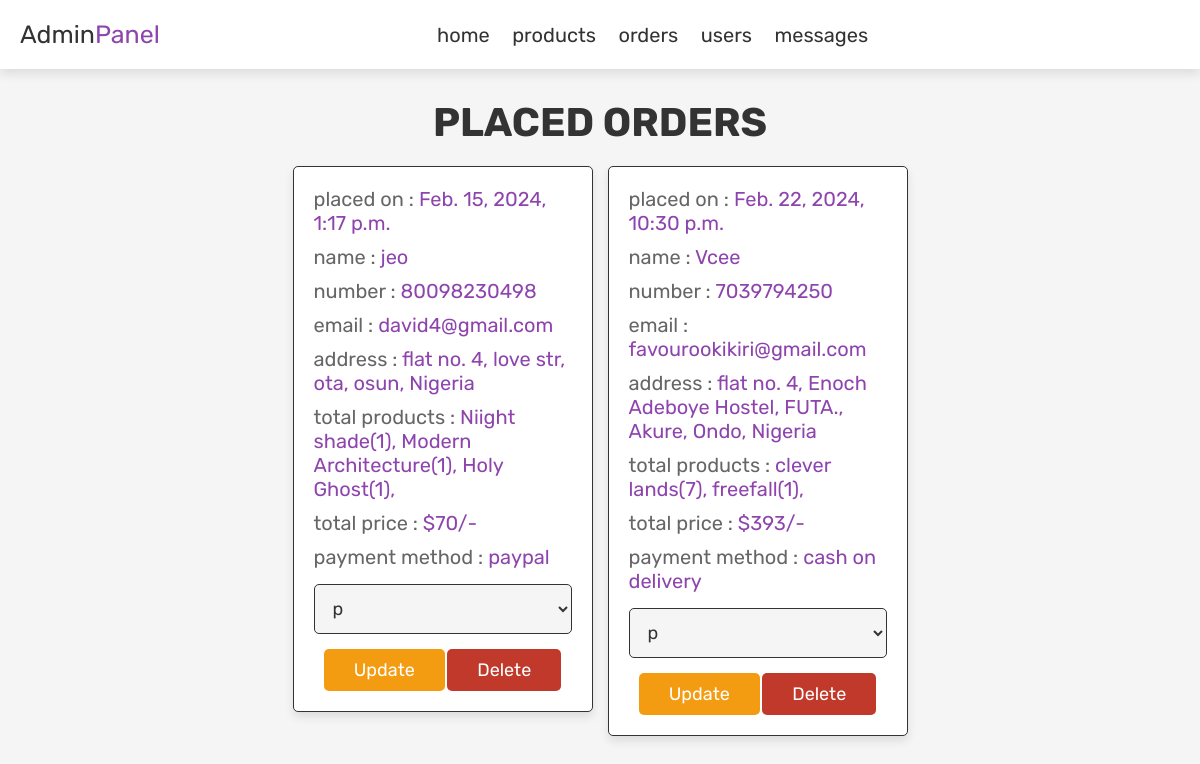
Page /admin_order/ on the committed database.
### homepage/models.py (models this page shows, shortened)
class Order(models.Model):
    ORDER_STATUS_CHOICE = [
        ('p', 'pending'),
        ('c','completed'),
    ]
    profile = models.ForeignKey(Profile, on_delete=models.CASCADE, null=True)
    name = models.CharField(max_length= 230)
    number = models.IntegerField()
    email = models.EmailField()
    method = models.CharField(max_length= 100)
    address = models.CharField(max_length = 300)
    total_product = models.CharField(max_length = 10000)
    total_price = models.IntegerField()
    placed_on = models.DateTimeField(auto_now_add=True, null = True)
    payment_status = models.CharField(max_length=20, choices=ORDER_STATUS_CHOICE, default = 'p')

### adminpanel/views.py (the view, shortened to what this page needs)
# urls.py: path('admin_order/', views.admin_order, name = 'admin order'),
def admin_order(request):
    select_order = Order.objects.all()
    count_order = select_order.count()
    context = {
        'count_order': count_order,
        'select_order': select_order,
    }
    return render(request, 'adminpanel/admin_orders.html',context)

### homepage/templates/adminpanel/admin_orders.html (shortened to what this page needs)
{% load static %}
<!DOCTYPE html>
<html lang="en">
<head>
   <link href="{% static 'fontawesomefree/css/all.min.css' %}" rel="stylesheet" type="text/css">
   <link rel="stylesheet" href="{% static 'css/admin_style.css' %}">
</head>
<body>
{% include 'adminpanel/admin_header.html' %}
<section class="orders">
   <h1 class="title">placed orders</h1>
   <div class="box-container">
      {% if count_order > 0 %}
            {% for order in select_order %}
               <div class="box">
                  <p> placed on : <span>{{order.placed_on}}</span> </p>
                  <p> name : <span>{{order.name}}</span> </p>
                  <p> number : <span>{{order.number}}</span> </p>
                  <p> email : <span>{{order.email}}</span> </p>
                  <p> address : <span>{{order.address}}</span> </p>
                  <p> total products : <span>{{order.total_product}}</span> </p>
                  <p> total price : <span>${{order.total_price}}/-</span> </p>
                  <p> payment method : <span>{{order.method}}</span> </p>
                  <form action="{% url 'admin order' %}" method="post">
                     <select name="update_payment">
                        <option value="" selected disabled>{{order.payment_status}}</option>
                     </select>
                     <input type="submit" value="update" name="update_order" class="option-btn">
                     <a href="{% url 'deleteorder' order.id %}" onclick="return confirm('delete this order?');" class="delete-btn">delete</a>
                  </form>
               </div>
            {% endfor %}
      {% else %}
         <p class="empty">no orders placed yet!</p>
      {% endif %}
   </div>
</section>
</body>
</html>

### homepage/templates/adminpanel/admin_header.html (shortened to what this page needs)
{% load static %}
<header class="header">
   <div class="flex">
      <a href="{% url 'admin page' %}" class="logo">Admin<span>Panel</span></a>
      <nav class="navbar">
         <a href="{% url 'admin page' %}">home</a>
         <a href="{% url "admin products" %}">products</a>
         <a href="{% url 'admin order' %}">orders</a>
         <a href="{% url "admin user" %}">users</a>
         <a href="{% url "admin contact" %}">messages</a>
      </nav>
      <div class="icons">
         <div id="user-btn" class="fas fa-user"></div>
      </div>
   </div>
</header>

### static/css/admin_style.css (style rules this page uses)
:root { --purple:#8e44ad; --red:#c0392b; --orange:#f39c12; --black:#333; --white:#fff; --light-color:#666; --light-white:#ccc; --light-bg:#f5f5f5; --border:.1rem solid var(--black); --box-shadow:0 .5rem 1rem rgba(0,0,0,.1); }
* { font-family: 'Rubik', sans-serif; margin:0; padding:0; box-sizing: border-box; outline: none; border:none; text-decoration: none; transition:all .2s linear; }
html { font-size: 62.5%; overflow-x: hidden; }
body { background-color: var(--light-bg); }
section { padding:3rem 2rem; }
.title { text-align: center; margin-bottom: 2rem; text-transform: uppercase; color:var(--black); font-size: 4rem; }
.btn, .option-btn, .delete-btn, .white-btn { display: inline-block; margin-top: 1rem; padding:1rem 3rem; cursor: pointer; color:var(--white); font-size: 1.8rem; border-radius: .5rem; text-transform: capitalize; }
.option-btn { background-color: var(--orange); }
.delete-btn { background-color: var(--red); }
.header { position: sticky; top:0; left:0; right:0; z-index: 1000; background-color: var(--white); box-shadow: var(--box-shadow); }
.header .flex { display: flex; align-items: center; padding:2rem; justify-content: space-between; position: relative; max-width: 1200px; margin:0 auto; }
.header .flex .logo { font-size: 2.5rem; color:var(--black); }
.header .flex .logo span { color:var(--purple); }
.header .flex .navbar a { margin:0 1rem; font-size: 2rem; color:var(--black); }
.header .flex .icons div { margin-left: 1.5rem; font-size: 2.5rem; cursor: pointer; color:var(--black); }
.orders .box-container { display: grid; grid-template-columns: repeat(auto-fit, 30rem); justify-content: center; gap:1.5rem; max-width: 1200px; margin:0 auto; align-items: flex-start; }
.orders .box-container .box { background-color: var(--white); padding:2rem; border:var(--border); box-shadow: var(--box-shadow); border-radius: .5rem; }
.orders .box-container .box p { padding-bottom: 1rem; font-size: 2rem; color:var(--light-color); }
.orders .box-container .box p span { color:var(--purple); }
.orders .box-container .box form { text-align: center; }
.orders .box-container .box form select { border-radius: .5rem; margin:.5rem 0; width: 100%; background-color: var(--light-bg); border:var(--border); padding:1.2rem 1.4rem; font-size: 1.8rem; color:var(--black); }

### rows in the picture
Order: placed_on "Feb. 15, 2024, 1:17 p.m.", name "jeo", number "80098230498", email "david4@gmail.com", address "flat no. 4, love str, ota, osun, Nigeria", total_product "Niight shade(1), Modern Architecture(1), Holy Ghost(1),", total_price "70", method "paypal", update_payment "p"
Order: placed_on "Feb. 22, 2024, 10:30 p.m.", name "Vcee", number "7039794250", email "favourookikiri@gmail.com", address "flat no. 4, Enoch Adeboye Hostel, FUTA., Akure, Ondo, Nigeria", total_product "clever lands(7), freefall(1),", total_price "393", method "cash on delivery", update_payment "p"
